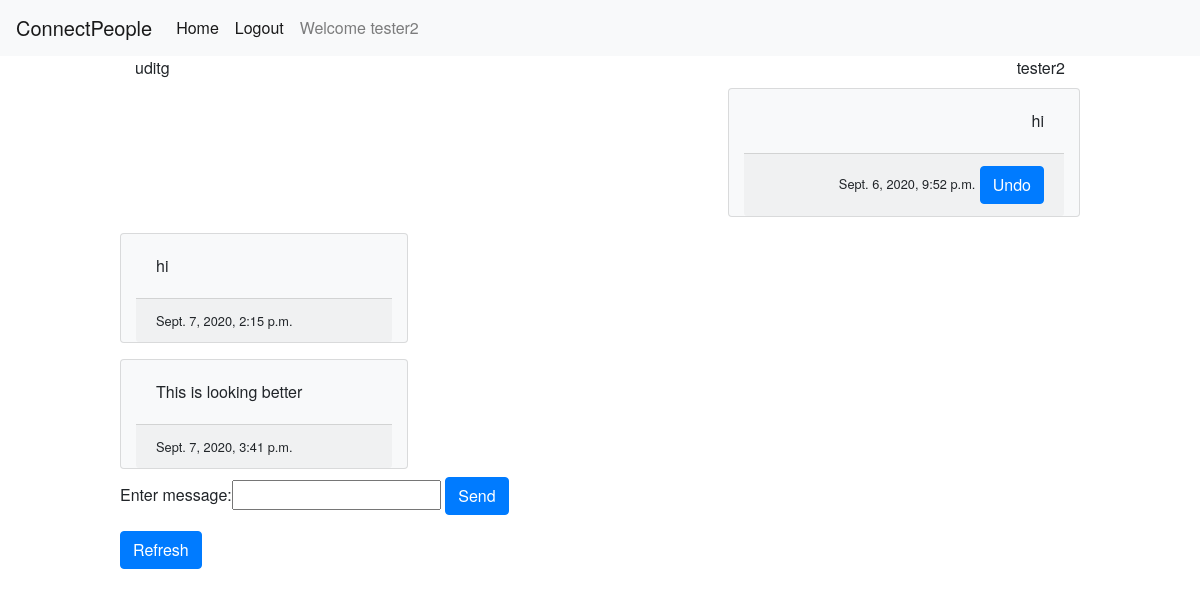
Before: /chatapp/chat/9/1/messages (signed in) with the older database file.
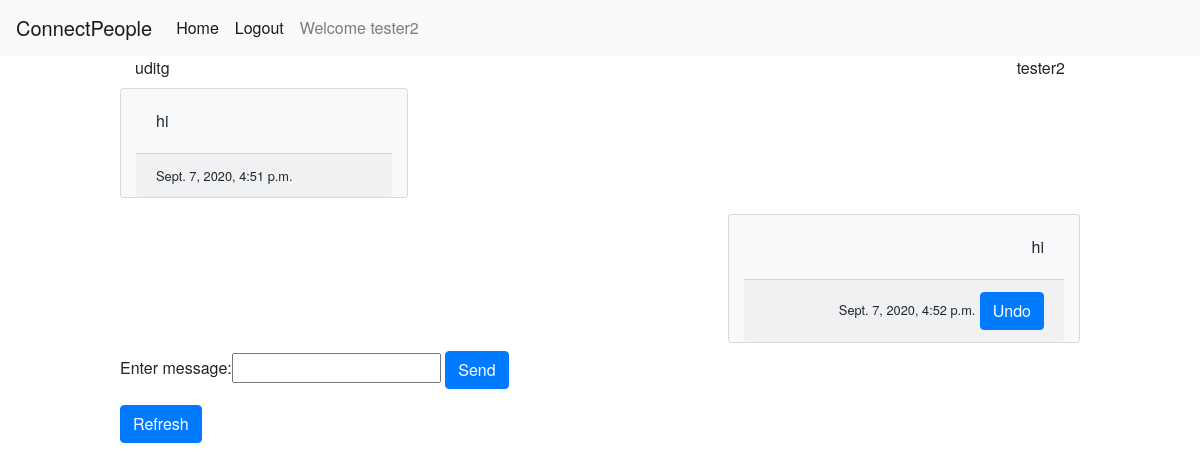
After: the same page with the newer database file.
### chatapp/models.py (models this page shows, shortened)
class Message(models.Model):
    msg_text = models.CharField(max_length=200, blank=False)
    send_time = models.DateTimeField(default=datetime.now)
    sender = models.ForeignKey(User, related_name='sender_user', on_delete=models.CASCADE)
    reciever = models.ForeignKey(User, related_name='reciever_user', on_delete=models.CASCADE)

### chatapp/decorators.py (the view)
    def wrap(request, *args, **kwargs):
        if request.user.id != kwargs['sender_id']:
            raise PermissionDenied
        else:
            return function(request, *args, **kwargs)

### chatapp/forms.py
class MessageForm(forms.Form):
    message_text = forms.CharField(label="Enter message", max_length=50)

### chatapp/views.py (called while the page is built, shortened)
@login_required
@user_can_see_chat
def chatpage(request, sender_id, reciever_id):
    sender = User.objects.get(pk=sender_id)
    reciever = User.objects.get(pk=reciever_id)
    messages = Message.objects.filter((Q(sender=sender) | Q(sender=reciever)),
                                      (Q(reciever=reciever) | Q(reciever=sender))).order_by("send_time")
    form = MessageForm()
    context = {'sender': sender, 'reciever': reciever, 'messages': messages, 'form': form}
    return render(request, 'chatapp/chatpage.html', context)

### chatapp/templates/chatapp/chatpage.html (shortened to what this page needs)
{% extends 'chatapp/base.html'%}
{%block content%}
<div class="container">
    <div class="row">
        <div class="col text-left">
            {{reciever.username}}
        </div>
        <div class="col text-right">
            {{sender.username}}
        </div>
    </div>
    {%for message in messages%}
        <div class="row">
            {%if message.sender.id == sender.id%}
                <div class="col"></div>
                <div class="col text-right card text-black bg-light my-2" style="max-width: 22rem;">
                    <div class="card-body">
                        <p class="card-text">
                            {{message.msg_text}}
                        </p>
                    </div>
                    <div class="card-footer">
                        <small class="text-black">{{message.send_time}}</small>
                        <a class="btn btn-primary"
                           href="{%url 'chatapp:delete_chat_message' message.sender_id message.reciever_id message.id%}">
                            Undo
                        </a>
                    </div>
                </div>
            {%else%}
                <div class="col text-left card text-black bg-light my-2" style="max-width: 18rem;">
                    <div class="card-body">
                        <p class="card-text">
                            {{message.msg_text}}
                        </p>
                    </div>
                    <div class="card-footer">
                        <small class="text-black">{{message.send_time}}</small>
                    </div>
                </div>
            {%endif%}
        </div>
    {% endfor %}
</div>
<form action="{% url 'chatapp:chatpage' sender.id reciever.id%}" method="post">
    {{form}}
    <input type="submit" value="Send" class="btn btn-primary">
</form>
<form action="{%url 'chatapp:chatpage' sender.id reciever.id%}">
    <input type="submit" value="Refresh" class="btn btn-primary">
</form>
{%endblock content%}

Changed rows visible on the page:
removed Message: msg_text "hi", send_time "Sept. 6, 2020, 9:52 p.m."
removed Message: msg_text "hi", send_time "Sept. 7, 2020, 2:15 p.m."
removed Message: msg_text "This is looking better", send_time "Sept. 7, 2020, 3:41 p.m."
added Message: msg_text "hi", send_time "Sept. 7, 2020, 4:51 p.m."
added Message: msg_text "hi", send_time "Sept. 7, 2020, 4:52 p.m."
